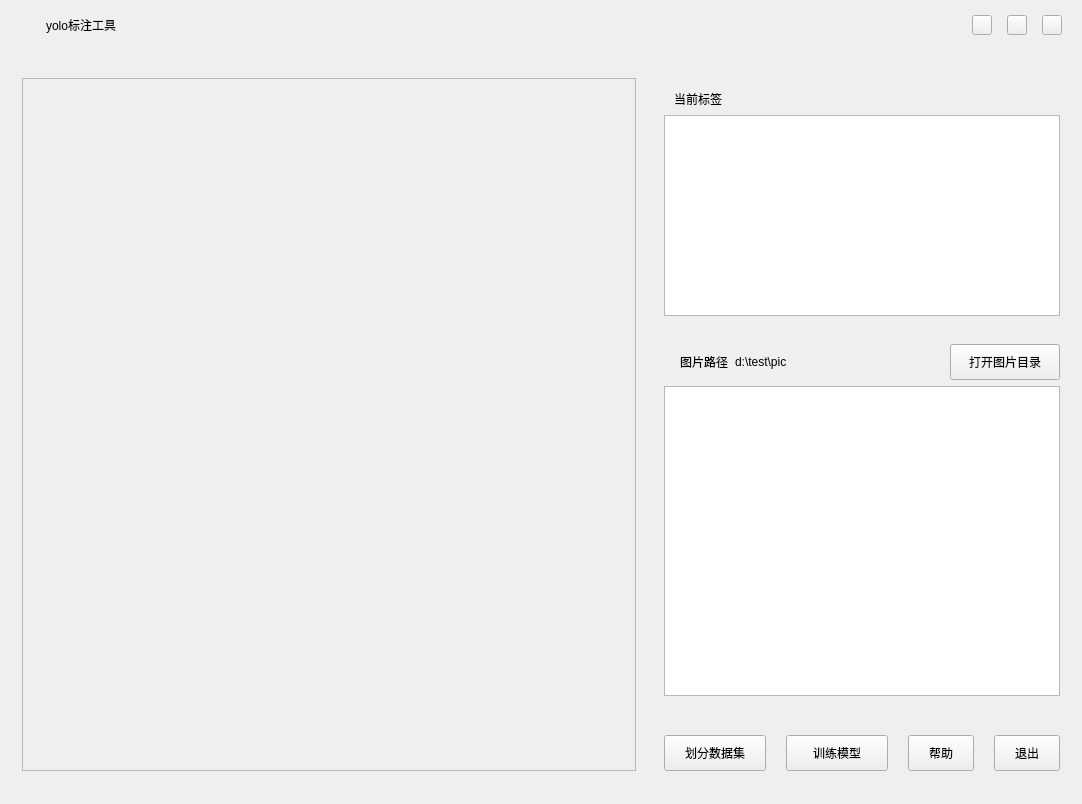
<?xml version="1.0" encoding="UTF-8"?>
<ui version="4.0">
 <class>dubheClass</class>
 <widget class="QMainWindow" name="dubheClass">
  <property name="geometry">
   <rect>
    <x>0</x>
    <y>0</y>
    <width>1082</width>
    <height>804</height>
   </rect>
  </property>
  <property name="windowTitle">
   <string>dubhe</string>
  </property>
  <widget class="QWidget" name="centralWidget">
   <layout class="QGridLayout" name="gridLayout">
    <property name="leftMargin">
     <number>0</number>
    </property>
    <property name="topMargin">
     <number>0</number>
    </property>
    <property name="rightMargin">
     <number>0</number>
    </property>
    <property name="bottomMargin">
     <number>0</number>
    </property>
    <property name="spacing">
     <number>0</number>
    </property>
    <item row="0" column="0">
     <widget class="QWidget" name="indexBackWdt" native="true">
      <layout class="QGridLayout" name="gridLayout_9">
       <property name="leftMargin">
        <number>0</number>
       </property>
       <property name="topMargin">
        <number>0</number>
       </property>
       <property name="rightMargin">
        <number>0</number>
       </property>
       <item row="0" column="0">
        <layout class="QVBoxLayout" name="verticalLayout_5">
         <item>
          <widget class="QWidget" name="indexTopWdt" native="true">
           <property name="minimumSize">
            <size>
             <width>0</width>
             <height>50</height>
            </size>
           </property>
           <property name="maximumSize">
            <size>
             <width>16777215</width>
             <height>50</height>
            </size>
           </property>
           <layout class="QGridLayout" name="gridLayout_7">
            <property name="leftMargin">
             <number>0</number>
            </property>
            <property name="topMargin">
             <number>0</number>
            </property>
            <property name="rightMargin">
             <number>0</number>
            </property>
            <property name="bottomMargin">
             <number>0</number>
            </property>
            <item row="0" column="0">
             <layout class="QHBoxLayout" name="horizontalLayout_7">
              <item>
               <layout class="QHBoxLayout" name="horizontalLayout_5">
                <item>
                 <widget class="QLabel" name="logoLr">
                  <property name="minimumSize">
                   <size>
                    <width>40</width>
                    <height>40</height>
                   </size>
                  </property>
                  <property name="maximumSize">
                   <size>
                    <width>40</width>
                    <height>40</height>
                   </size>
                  </property>
                  <property name="text">
                   <string/>
                  </property>
                 </widget>
                </item>
                <item>
                 <widget class="QLabel" name="yoloLr">
                  <property name="text">
                   <string>yolo标注工具</string>
                  </property>
                 </widget>
                </item>
               </layout>
              </item>
              <item>
               <spacer name="horizontalSpacer_3">
                <property name="orientation">
                 <enum>Qt::Horizontal</enum>
                </property>
                <property name="sizeHint" stdset="0">
                 <size>
                  <width>40</width>
                  <height>20</height>
                 </size>
                </property>
               </spacer>
              </item>
              <item>
               <layout class="QHBoxLayout" name="horizontalLayout_6">
                <property name="spacing">
                 <number>15</number>
                </property>
                <property name="rightMargin">
                 <number>20</number>
                </property>
                <item>
                 <widget class="QPushButton" name="minBtn">
                  <property name="minimumSize">
                   <size>
                    <width>20</width>
                    <height>20</height>
                   </size>
                  </property>
                  <property name="maximumSize">
                   <size>
                    <width>20</width>
                    <height>20</height>
                   </size>
                  </property>
                  <property name="text">
                   <string/>
                  </property>
                 </widget>
                </item>
                <item>
                 <widget class="QPushButton" name="maxBtn">
                  <property name="minimumSize">
                   <size>
                    <width>20</width>
                    <height>20</height>
                   </size>
                  </property>
                  <property name="maximumSize">
                   <size>
                    <width>20</width>
                    <height>20</height>
                   </size>
                  </property>
                  <property name="text">
                   <string/>
                  </property>
                 </widget>
                </item>
                <item>
                 <widget class="QPushButton" name="closeBtn">
                  <property name="minimumSize">
                   <size>
                    <width>20</width>
                    <height>20</height>
                   </size>
                  </property>
                  <property name="maximumSize">
                   <size>
                    <width>20</width>
                    <height>20</height>
                   </size>
                  </property>
                  <property name="text">
                   <string/>
                  </property>
                 </widget>
                </item>
               </layout>
              </item>
             </layout>
            </item>
           </layout>
          </widget>
         </item>
         <item>
          <widget class="QWidget" name="widget_7" native="true">
           <layout class="QGridLayout" name="gridLayout_8">
            <item row="0" column="0">
             <layout class="QHBoxLayout" name="horizontalLayout_4" stretch="8,3">
              <item>
               <widget class="QWidget" name="showWdt" native="true">
                <layout class="QGridLayout" name="gridLayout_6">
                 <item row="0" column="0">
                  <widget class="QScrollArea" name="showSa">
                   <property name="widgetResizable">
                    <bool>true</bool>
                   </property>
                   <widget class="QWidget" name="scrollAreaWidgetContents">
                    <property name="geometry">
                     <rect>
                      <x>0</x>
                      <y>0</y>
                      <width>616</width>
                      <height>697</height>
                     </rect>
                    </property>
                   </widget>
                  </widget>
                 </item>
                </layout>
               </widget>
              </item>
              <item>
               <layout class="QVBoxLayout" name="verticalLayout_4">
                <item>
                 <widget class="QWidget" name="widget_4" native="true">
                  <layout class="QGridLayout" name="gridLayout_3">
                   <item row="0" column="0">
                    <layout class="QVBoxLayout" name="verticalLayout" stretch="4,6">
                     <item>
                      <widget class="QWidget" name="widget_5" native="true">
                       <layout class="QGridLayout" name="gridLayout_5">
                        <property name="leftMargin">
                         <number>0</number>
                        </property>
                        <property name="rightMargin">
                         <number>0</number>
                        </property>
                        <item row="0" column="0">
                         <layout class="QVBoxLayout" name="verticalLayout_3">
                          <item>
                           <layout class="QHBoxLayout" name="horizontalLayout_3">
                            <item>
                             <widget class="QLabel" name="flagLr">
                              <property name="minimumSize">
                               <size>
                                <width>4</width>
                                <height>16</height>
                               </size>
                              </property>
                              <property name="maximumSize">
                               <size>
                                <width>4</width>
                                <height>16</height>
                               </size>
                              </property>
                              <property name="text">
                               <string/>
                              </property>
                             </widget>
                            </item>
                            <item>
                             <widget class="QLabel" name="curFlagLr">
                              <property name="text">
                               <string>当前标签</string>
                              </property>
                             </widget>
                            </item>
                            <item>
                             <spacer name="horizontalSpacer_2">
                              <property name="orientation">
                               <enum>Qt::Horizontal</enum>
                              </property>
                              <property name="sizeHint" stdset="0">
                               <size>
                                <width>40</width>
                                <height>20</height>
                               </size>
                              </property>
                             </spacer>
                            </item>
                           </layout>
                          </item>
                          <item>
                           <widget class="QTableView" name="labelsLv">
                            <property name="verticalScrollBarPolicy">
                             <enum>Qt::ScrollBarAlwaysOff</enum>
                            </property>
                            <property name="horizontalScrollBarPolicy">
                             <enum>Qt::ScrollBarAlwaysOff</enum>
                            </property>
                            <property name="showGrid">
                             <bool>false</bool>
                            </property>
                            <attribute name="horizontalHeaderCascadingSectionResizes">
                             <bool>true</bool>
                            </attribute>
                            <attribute name="horizontalHeaderShowSortIndicator" stdset="0">
                             <bool>false</bool>
                            </attribute>
                            <attribute name="horizontalHeaderStretchLastSection">
                             <bool>false</bool>
                            </attribute>
                            <attribute name="verticalHeaderVisible">
                             <bool>false</bool>
                            </attribute>
                           </widget>
                          </item>
                         </layout>
                        </item>
                       </layout>
                      </widget>
                     </item>
                     <item>
                      <widget class="QWidget" name="widget_6" native="true">
                       <layout class="QGridLayout" name="gridLayout_4">
                        <property name="leftMargin">
                         <number>0</number>
                        </property>
                        <property name="rightMargin">
                         <number>0</number>
                        </property>
                        <item row="0" column="0">
                         <layout class="QVBoxLayout" name="verticalLayout_2">
                          <item>
                           <layout class="QHBoxLayout" name="horizontalLayout_2">
                            <property name="leftMargin">
                             <number>6</number>
                            </property>
                            <item>
                             <widget class="QLabel" name="picPath2Lr">
                              <property name="minimumSize">
                               <size>
                                <width>4</width>
                                <height>16</height>
                               </size>
                              </property>
                              <property name="maximumSize">
                               <size>
                                <width>4</width>
                                <height>16</height>
                               </size>
                              </property>
                              <property name="text">
                               <string/>
                              </property>
                             </widget>
                            </item>
                            <item>
                             <widget class="QLabel" name="picPath1Lr">
                              <property name="text">
                               <string>图片路径</string>
                              </property>
                             </widget>
                            </item>
                            <item>
                             <widget class="QLabel" name="picPathLr">
                              <property name="text">
                               <string>d:\test\pic</string>
                              </property>
                             </widget>
                            </item>
                            <item>
                             <spacer name="horizontalSpacer">
                              <property name="orientation">
                               <enum>Qt::Horizontal</enum>
                              </property>
                              <property name="sizeHint" stdset="0">
                               <size>
                                <width>40</width>
                                <height>20</height>
                               </size>
                              </property>
                             </spacer>
                            </item>
                            <item>
                             <widget class="QPushButton" name="openDirBtn">
                              <property name="minimumSize">
                               <size>
                                <width>110</width>
                                <height>36</height>
                               </size>
                              </property>
                              <property name="maximumSize">
                               <size>
                                <width>110</width>
                                <height>36</height>
                               </size>
                              </property>
                              <property name="text">
                               <string>打开图片目录</string>
                              </property>
                             </widget>
                            </item>
                           </layout>
                          </item>
                          <item>
                           <widget class="QListWidget" name="picListLwt">
                            <property name="verticalScrollBarPolicy">
                             <enum>Qt::ScrollBarAlwaysOff</enum>
                            </property>
                            <property name="horizontalScrollBarPolicy">
                             <enum>Qt::ScrollBarAlwaysOff</enum>
                            </property>
                           </widget>
                          </item>
                         </layout>
                        </item>
                       </layout>
                      </widget>
                     </item>
                    </layout>
                   </item>
                  </layout>
                 </widget>
                </item>
                <item>
                 <widget class="QWidget" name="widget_2" native="true">
                  <layout class="QGridLayout" name="gridLayout_2">
                   <item row="0" column="0">
                    <layout class="QHBoxLayout" name="horizontalLayout">
                     <property name="spacing">
                      <number>20</number>
                     </property>
                     <item>
                      <widget class="QPushButton" name="datasetBtn">
                       <property name="minimumSize">
                        <size>
                         <width>102</width>
                         <height>36</height>
                        </size>
                       </property>
                       <property name="maximumSize">
                        <size>
                         <width>102</width>
                         <height>36</height>
                        </size>
                       </property>
                       <property name="text">
                        <string>划分数据集</string>
                       </property>
                       <property name="icon">
                        <iconset resource="dubhe.qrc">
                         <normaloff>:/dubhe/pic/dataset.png</normaloff>:/dubhe/pic/dataset.png</iconset>
                       </property>
                      </widget>
                     </item>
                     <item>
                      <widget class="QPushButton" name="trainBtn">
                       <property name="minimumSize">
                        <size>
                         <width>102</width>
                         <height>36</height>
                        </size>
                       </property>
                       <property name="maximumSize">
                        <size>
                         <width>102</width>
                         <height>36</height>
                        </size>
                       </property>
                       <property name="text">
                        <string>训练模型</string>
                       </property>
                       <property name="icon">
                        <iconset resource="dubhe.qrc">
                         <normaloff>:/dubhe/pic/train.png</normaloff>:/dubhe/pic/train.png</iconset>
                       </property>
                      </widget>
                     </item>
                     <item>
                      <widget class="QPushButton" name="helpBtn">
                       <property name="minimumSize">
                        <size>
                         <width>66</width>
                         <height>36</height>
                        </size>
                       </property>
                       <property name="maximumSize">
                        <size>
                         <width>66</width>
                         <height>36</height>
                        </size>
                       </property>
                       <property name="text">
                        <string>帮助</string>
                       </property>
                       <property name="icon">
                        <iconset resource="dubhe.qrc">
                         <normaloff>:/dubhe/pic/help.png</normaloff>:/dubhe/pic/help.png</iconset>
                       </property>
                      </widget>
                     </item>
                     <item>
                      <widget class="QPushButton" name="exitBtn">
                       <property name="minimumSize">
                        <size>
                         <width>66</width>
                         <height>36</height>
                        </size>
                       </property>
                       <property name="maximumSize">
                        <size>
                         <width>66</width>
                         <height>36</height>
                        </size>
                       </property>
                       <property name="text">
                        <string>退出</string>
                       </property>
                       <property name="icon">
                        <iconset resource="dubhe.qrc">
                         <normaloff>:/dubhe/pic/exit.png</normaloff>:/dubhe/pic/exit.png</iconset>
                       </property>
                      </widget>
                     </item>
                    </layout>
                   </item>
                  </layout>
                 </widget>
                </item>
               </layout>
              </item>
             </layout>
            </item>
           </layout>
          </widget>
         </item>
        </layout>
       </item>
      </layout>
     </widget>
    </item>
   </layout>
  </widget>
 </widget>
 <layoutdefault spacing="6" margin="11"/>
 <resources>
  <include location="dubhe.qrc"/>
 </resources>
 <connections/>
</ui>
